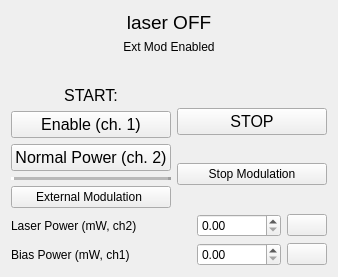
     <widget class="QWidget" name="laser_tab">
      <attribute name="title">
       <string>Laser</string>
      </attribute>
      <layout class="QGridLayout" name="gridLayout_4">
       <item row="8" column="3">
        <widget class="QPushButton" name="toptica_set_bias_power_btn">
         <property name="maximumSize">
          <size>
           <width>40</width>
           <height>16777215</height>
          </size>
         </property>
         <property name="text">
          <string/>
         </property>
         <property name="icon">
          <iconset>
           <normaloff>arrow.png</normaloff>arrow.png</iconset>
         </property>
        </widget>
       </item>
       <item row="1" column="0" colspan="4">
        <widget class="QLabel" name="toptica_emission_indicator">
         <property name="maximumSize">
          <size>
           <width>16777215</width>
           <height>100</height>
          </size>
         </property>
         <property name="font">
          <font>
           <pointsize>14</pointsize>
          </font>
         </property>
         <property name="text">
          <string>&lt;html&gt;&lt;head/&gt;&lt;body&gt;&lt;p&gt;&lt;img src=&quot;:/led_icons/RED_LED_OFF.png&quot;/&gt;&lt;img src=&quot;:/led_icons/RED_LED_OFF.png&quot;/&gt;&lt;img src=&quot;:/led_icons/RED_LED_OFF.png&quot;/&gt;&lt;img src=&quot;:/led_icons/RED_LED_OFF.png&quot;/&gt;&lt;img src=&quot;:/led_icons/RED_LED_OFF.png&quot;/&gt;&lt;img src=&quot;:/led_icons/RED_LED_OFF.png&quot;/&gt;&lt;img src=&quot;:/led_icons/RED_LED_OFF.png&quot;/&gt;&lt;img src=&quot;:/led_icons/RED_LED_OFF.png&quot;/&gt;&lt;img src=&quot;:/led_icons/RED_LED_OFF.png&quot;/&gt;&lt;img src=&quot;:/led_icons/RED_LED_OFF.png&quot;/&gt;&lt;img src=&quot;:/led_icons/RED_LED_OFF.png&quot;/&gt;&lt;img src=&quot;:/led_icons/RED_LED_OFF.png&quot;/&gt;&lt;img src=&quot;:/led_icons/RED_LED_OFF.png&quot;/&gt;&lt;img src=&quot;:/led_icons/RED_LED_OFF.png&quot;/&gt;&lt;img src=&quot;:/led_icons/RED_LED_OFF.png&quot;/&gt;&lt;/p&gt;&lt;p&gt;laser OFF&lt;/p&gt;&lt;/body&gt;&lt;/html&gt;</string>
         </property>
         <property name="alignment">
          <set>Qt::AlignCenter</set>
         </property>
        </widget>
       </item>
       <item row="7" column="2">
        <widget class="CustomDoubleSpinBox" name="toptica_power_spbx">
         <property name="keyboardTracking">
          <bool>false</bool>
         </property>
         <property name="maximum">
          <double>150000.000000000000000</double>
         </property>
        </widget>
       </item>
       <item row="8" column="2">
        <widget class="CustomDoubleSpinBox" name="toptica_bias_spbx">
         <property name="keyboardTracking">
          <bool>false</bool>
         </property>
         <property name="maximum">
          <double>150000.000000000000000</double>
         </property>
        </widget>
       </item>
       <item row="7" column="3">
        <widget class="QPushButton" name="toptica_set_power_btn">
         <property name="text">
          <string/>
         </property>
         <property name="icon">
          <iconset>
           <normaloff>arrow.png</normaloff>arrow.png</iconset>
         </property>
        </widget>
       </item>
       <item row="5" column="0" colspan="4">
        <layout class="QHBoxLayout" name="horizontalLayout">
         <item>
          <layout class="QVBoxLayout" name="verticalLayout_2">
           <item>
            <widget class="QLabel" name="label_46">
             <property name="font">
              <font>
               <pointsize>12</pointsize>
              </font>
             </property>
             <property name="text">
              <string>START:</string>
             </property>
             <property name="alignment">
              <set>Qt::AlignCenter</set>
             </property>
            </widget>
           </item>
           <item>
            <widget class="QPushButton" name="toptica_bias_enable_btn">
             <property name="font">
              <font>
               <pointsize>12</pointsize>
              </font>
             </property>
             <property name="text">
              <string>Enable (ch. 1)</string>
             </property>
            </widget>
           </item>
           <item>
            <widget class="QPushButton" name="toptica_start_laser_btn">
             <property name="minimumSize">
              <size>
               <width>150</width>
               <height>0</height>
              </size>
             </property>
             <property name="font">
              <font>
               <pointsize>12</pointsize>
              </font>
             </property>
             <property name="text">
              <string>Normal Power (ch. 2)</string>
             </property>
            </widget>
           </item>
           <item>
            <widget class="QFrame" name="frame_11">
             <property name="frameShape">
              <enum>QFrame::HLine</enum>
             </property>
             <property name="frameShadow">
              <enum>QFrame::Raised</enum>
             </property>
             <property name="lineWidth">
              <number>3</number>
             </property>
             <property name="midLineWidth">
              <number>5</number>
             </property>
            </widget>
           </item>
           <item>
            <widget class="QPushButton" name="toptica_enable_digital_input_btn">
             <property name="text">
              <string>￼￼￼￼External Modulation</string>
             </property>
            </widget>
           </item>
          </layout>
         </item>
         <item>
          <layout class="QVBoxLayout" name="verticalLayout">
           <item>
            <widget class="QPushButton" name="toptica_stop_laser_btn">
             <property name="minimumSize">
              <size>
               <width>150</width>
               <height>0</height>
              </size>
             </property>
             <property name="font">
              <font>
               <pointsize>12</pointsize>
              </font>
             </property>
             <property name="text">
              <string>STOP</string>
             </property>
            </widget>
           </item>
           <item>
            <widget class="QPushButton" name="toptica_stop_mod_btn">
             <property name="text">
              <string>Stop Modulation</string>
             </property>
            </widget>
           </item>
          </layout>
         </item>
        </layout>
       </item>
       <item row="8" column="0">
        <widget class="QLabel" name="label_48">
         <property name="text">
          <string>Bias Power (mW, ch1)</string>
         </property>
        </widget>
       </item>
       <item row="2" column="0" colspan="4">
        <widget class="QLabel" name="toptica_mod_indicator">
         <property name="maximumSize">
          <size>
           <width>16777215</width>
           <height>60</height>
          </size>
         </property>
         <property name="text">
          <string>&lt;html&gt;&lt;head/&gt;&lt;body&gt;&lt;p align=&quot;center&quot;&gt;Ext Mod Enabled&lt;/p&gt;&lt;p align=&quot;center&quot;&gt;&lt;img src=&quot;:/led_icons/RED_LED_OFF.png&quot;/&gt;&lt;/p&gt;&lt;/body&gt;&lt;/html&gt;</string>
         </property>
        </widget>
       </item>
       <item row="7" column="0">
        <widget class="QLabel" name="label_47">
         <property name="text">
          <string>Laser Power (mW, ch2)</string>
         </property>
        </widget>
       </item>
      </layout>
     </widget>
